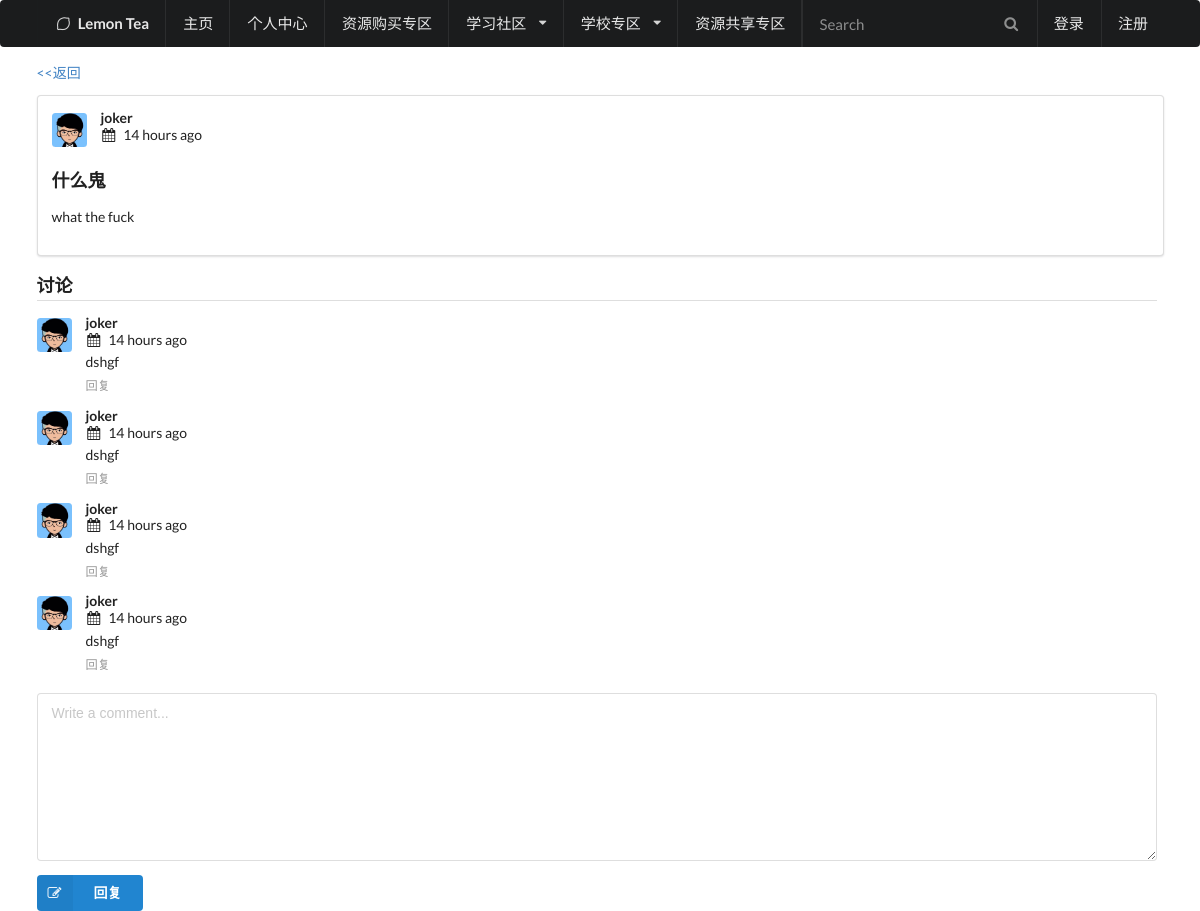
The app's page /community/2018-01-01-1438561070120000/ with its own data.
### forum/models.py (models this page shows, shortened)
class Article(models.Model):
	DRAFT = 'D'
	PUBLISHED = 'P'
	STATUS = (
		(DRAFT,'Draft'),
		(PUBLISHED,'Published'),
	)
	Comp = 'C'
	Math = 'M'
	Eng = 'E'
	COMM = (
		(Comp,'Computers'),
		(Math,'Math'),
		(Eng,'English'),
	)
	Type = models.CharField(max_length=1,choices=COMM)
	update_date = models.DateTimeField(auto_now=True,null=True)
	title = models.CharField(max_length=255,null=False,unique=True)
	slug = AutoSlugField(populate_from='update_date')
	content = models.TextField(max_length=4000)
	status = models.CharField(max_length=1, choices=STATUS, default=DRAFT)
	create_user = models.ForeignKey(Account,on_delete=models.CASCADE)
	create_date = models.DateTimeField(auto_now_add=True,null=True)
	update_user = models.ForeignKey(Account,null=True,blank=True,
									related_name="+",on_delete=models.CASCADE)
	class Meta:
		verbose_name = _("Article")
		verbose_name_plural = _("Articles")
		ordering = ("-create_date",)
	def get_content_as_markdown(self):
		return markdown.markdown(self.content,safe_mode='escape')
	def get_comments(self):
		return ArticleComment.objects.filter(article=self)

class ArticleComment(models.Model):
	article = models.ForeignKey(Article,on_delete=models.CASCADE)
	comment = models.CharField(max_length=500)
	date = models.DateTimeField(auto_now_add=True)
	user = models.ForeignKey(Account,on_delete=models.CASCADE)
	class Meta:
		verbose_name = _("Article Comment")
		verbose_name_plural = _("Article Comments")
		ordering = ("date",)
	def get_comment_as_markdown(self):
		return markdown.markdown(self.comment, safe_mode='escape')

### LemonApp/models.py (models this page shows, shortened)
class Account(AbstractUser):
    face = models.ImageField("头像", upload_to="UserPhoto/", null=True, default="UserPhoto/default.png")
    permission = models.IntegerField("权限类型", default=0) #数值越大权限越高,1为普通用户,2为学生,3为老师,10为管理员
    college_id = models.IntegerField("所属大学", default=-1)
    card_number = models.CharField("学号或教工号", max_length=50, default="-1")
    class Meta:
        db_table = "Account"

### forum/views.py (the view)
# urls.py: url(r'^(?P<slug>[-\w]+)/$', views.article, name='article'),
def article(request,slug):
	college_list = College.objects.all()
	article = get_object_or_404(Article, slug=slug, status=Article.PUBLISHED)
	return render(request, 'page.html', {'article':article, 'college_list':college_list})

### LemonApp/templates/page.html (shortened to what this page needs)
{%include "head.html"%}
{% load static %}
{% load i18n %}
{% load humanize %}
<body>
	{% include "HeaderMenu.html"%}
	<div class = "ui main container">
      <div class="ui breadcrumb">
        <a class="section" href = "{% url 'create_forums' %}"> <<返回 </a>
      </div>
		    <div class="ui segment" id="example1">
         <div class = "ui comments">
            <div class = "comment">
            <a class = "avatar" >
              <img src = " /LemonApp/media/{{ article.create_user.face }}">
            </a>
            <div class = "content" >
              <a class = "author" >{{article.create_user.username}}</a>
              <div clas="metadata">
              <i class = "calendar icon"></i><span class = "date"> {{article.create_date|naturaltime}}</span>
              </div>
      			</div>
            <h3 class="ui header">{{ article.title }}</h3>
      			<p>{{ article.get_content_as_markdown|safe }}</p>
    		</div>
      </div>
   		</div>
		<div class="ui comments">
          <h3 class="ui dividing header" style="width:80rem">讨论</h3>
            <div id="comment-list">
              {% for comment in article.get_comments %}
                {% include 'partial_article_comment.html' with comment=comment %}
              {% endfor %}
            </div>
 		 </div>
      {% if request.user.id %}
  		<form action="{% url 'comment' %}" method ="post" id = "comment-form" class="ui reply form">
      {% else %}
      <form action="login" method="post" class ="ui reply form">
      {% endif %}
    		    <div class="field" style="width:80rem">
      			   <textarea placeholder ="{% trans 'Write a comment...' %}" name="comment"></textarea>
    		    </div>
    		<button id="comment-commit"  class="ui blue labeled submit icon button"><i class="icon edit"></i>回复</button>
  		</form>
</div>
</body>
</html>

### LemonApp/templates/partial_article_comment.html
{% load humanize %}
                  <div class = "comment">
                      <a class = "avatar">
                        <img src = " /LemonApp/media/{{ comment.user.face }}">
                      </a>
                  <div class = "content">
                      <a class = "author">{{comment.user.username}}</a>
                      <div clas="metadata">
                      <i class = "calendar icon"></i><span class = "date"> {{comment.date|naturaltime}}</span>
                      </div>
                  <div class = "text" style = "width:80rem"> {{comment.get_comment_as_markdown|safe}}</div>
                  <div class = "actions">
                    <a class = "reply" >回复</a>
                  </div>
                </div>
              </div>

### records on screen
Article: create_user.face (placeholder picture), create_user.username "joker", create_date "14 hours ago", title "什么鬼", get_content_as_markdown "what the fuck"
ArticleComment: user.face (placeholder picture), user.username "joker", date "14 hours ago", get_comment_as_markdown "dshgf"
ArticleComment: user.face (placeholder picture), user.username "joker", date "14 hours ago", get_comment_as_markdown "dshgf"
ArticleComment: user.face (placeholder picture), user.username "joker", date "14 hours ago", get_comment_as_markdown "dshgf"
ArticleComment: user.face (placeholder picture), user.username "joker", date "14 hours ago", get_comment_as_markdown "dshgf"
